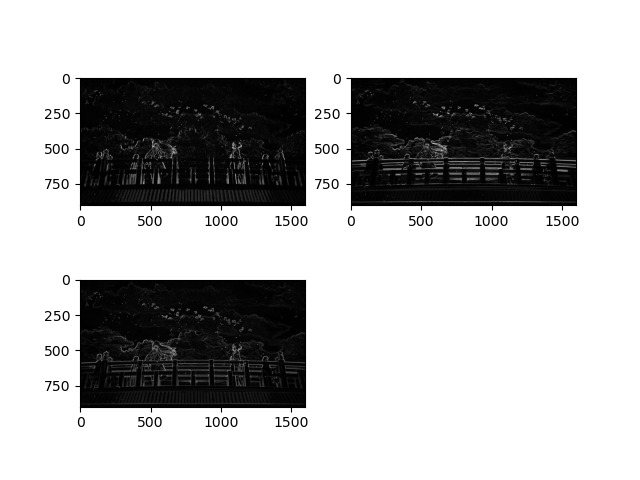

Write Python code to recreate this figure.
"""
@author: Hanley-Yang

sobel：边缘检测
"""

import cv2
from matplotlib import pyplot as plt

'''
Sobel函数求完导数后会有负值，还有会大于255的值。
而原图像是uint8，即8位无符号数(范围在[0,255])，所以Sobel建立的图像位数不够，会有截断。
因此要使用16位有符号的数据类型，即cv2.CV_16S
'''
img = cv2.imread('Euphonium.png')
img_gray = cv2.cvtColor(img,cv2.COLOR_BGR2GRAY)

x = cv2.Sobel(img_gray, cv2.CV_16S, 1, 0)
y = cv2.Sobel(img_gray, cv2.CV_16S, 0, 1)

'''
在经过处理后，别忘了用convertScaleAbs()函数将其转回原来的uint8形式。
否则将无法显示图像，而只是一副灰色的窗口。
dst = cv2.convertScaleAbs(src[, dst[, alpha[, beta]]])  
其中可选参数alpha是伸缩系数，beta是加到结果上的一个值。结果返回uint8类型的图片。
'''

absX = cv2.convertScaleAbs(x)
absY = cv2.convertScaleAbs(y)

'''
由于Sobel算子是在两个方向计算的，最后还需要用cv2.addWeighted(...)函数将其组合起来
。其函数原型为：
dst = cv2.addWeighted(src1, alpha, src2, beta, gamma[, dst[, dtype]])  
其中alpha是第一幅图片中元素的权重，beta是第二个的权重，
gamma是加到最后结果上的一个值。
'''
dst = cv2.addWeighted(absX, 0.5, absY, 0.5, 0)

rgb_absX = cv2.cvtColor(absX, cv2.COLOR_BGR2RGB)
rgb_absY = cv2.cvtColor(absY, cv2.COLOR_BGR2RGB)
rgb_dst = cv2.cvtColor(dst, cv2.COLOR_BGR2RGB)

plt.subplot(221)
plt.imshow(rgb_absX)

plt.subplot(222)
plt.imshow(rgb_absY)

plt.subplot(223)
plt.imshow(rgb_dst)

plt.show()
